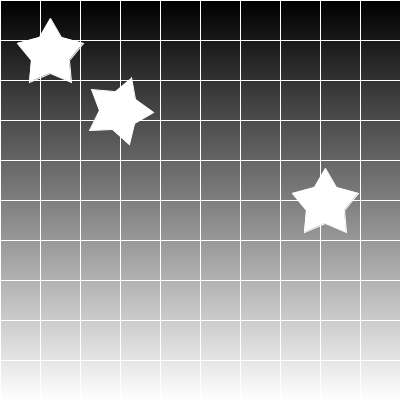
Frame 1 (no input)
Frame 60 (the mouse pressed at the canvas centre just before this capture): identical to frame 1, image omitted
Frame 120 (the mouse held since frame 60 and released just before this capture): identical to frame 1, image omitted

The Processing sketch that drew this single still picture (run headless with seeded random() and noise(); from frame 60 on, the mouse is pressed at the canvas centre):

// Processing sketch: processing_91414
// ── processing_91414.pde

float gray = 0.0;
int[] xes = {50,61,83,69,71,50,29,31,17,39};
int[] yes = {18,37,43,60,82,73,82,60,43,37};

int [] x2 = new int [5];
int [] y2 = new int [5];


void setup () {
  size(400,400);
  
  for (int i = 0; i < 5; i++)
  {
    x2[i] = (int)random(1,50);
    y2[i] = (int)random(1,50);
    }
}

void draw () {
  for (int i = 0; i < 400; i++)
  {
    float percent = (float)i / 400;
    stroke(255 * percent);
    line(0,i,400,i);
  }
  for (int i = 0; i <400; i += 40)
  { 
    stroke(255);
    line(0,i,400,i);
    line(i,0,i,400);
  }
  beginShape();
  for (int i = 0; i < xes.length; i++)
  {
    vertex(xes[i], yes[i]);
  }
    endShape();
    
    pushMatrix();
    rotate(radians(20));
    translate(100,0);
    drawShapes (0,10);
    popMatrix();
   
    pushMatrix();
    translate(75,0);
    
    drawShapes (200,150);
    popMatrix();
}

void drawShapes(float offset,float offset2)
{
   beginShape();
  for (int i = 0; i < xes.length; i++)
  {
    vertex(xes[i] + offset, yes[i]+ offset2);
  }
    endShape();
}
